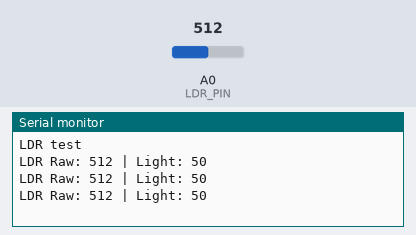
This program was run on a simulated Arduino Uno R4 WiFi. Parts: the last lines printed to the serial monitor. The test bench sets the inputs (shaded band); at power-on: A0 (LDR_PIN) = 512.

Above: at 1.3 s.
1.4 s: A0 (LDR_PIN) set to 716
At 1.9 s:
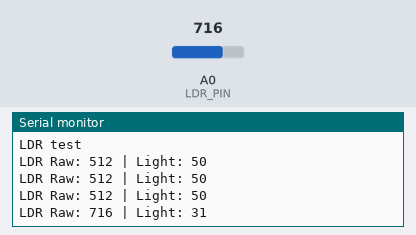
2.9 s: A0 (LDR_PIN) set to 900
At 3.4 s:
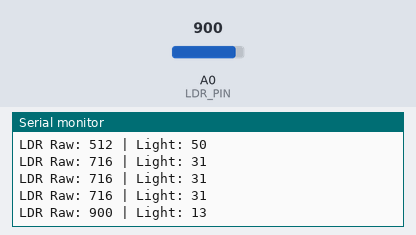
Timing chart, 0 to 5.9 s (numbered marks = the images above; inputs shaded):
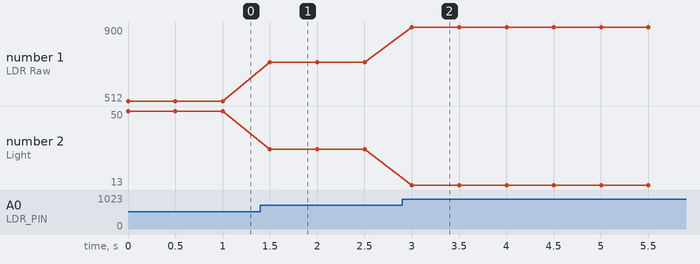

Measured:
- after the input at 1.4 s, the serial monitor: prints a new line after 0.10 s (image 1)
- after the input at 2.9 s, the serial monitor: prints a new line after 0.10 s (image 2)
- plotted number 1: 512 → 716 after the input at 1.4 s, 716 → 900 after the input at 2.9 s
- plotted number 2: 50 → 31 after the input at 1.4 s, 31 → 13 after the input at 2.9 s

The program:

main.cpp
```cpp
/**
 * @file main.cpp
 * @brief Automatic light intensity monitoring - Arduino sketch using an LDR
 *
 * This sketch reads an analog value from an LDR (light-dependent resistor)
 * connected to the analog pin defined by LDR_PIN, converts it into a
 * percentage representing light intensity, and prints the raw and
 * percentage values to the serial console at 500 ms intervals.
 *
 * The code is intentionally small and clear for educational and prototyping
 * use. It demonstrates analogRead, basic mapping, and serial output.
 *
 * @author
 * @date 2026-02-17
 * @version 1.0
 */

#include <Arduino.h>

/**
 * @def LDR_PIN
 * @brief Analog pin to which the LDR (voltage divider) is connected.
 *
 * The LDR should be connected as part of a voltage divider so that the
 * analog input reads a voltage between 0 and Vcc. Use A0 (LDR_PIN) by default.
 */
#define LDR_PIN A0

/**
 * @brief Arduino initialization routine.
 *
 * Sets up the serial port and configures the LDR pin as an input. Prints a
 * single banner line to the serial console to indicate the sketch has started.
 *
 * @note This function is called once by the Arduino framework during startup.
 */
void setup() {
// write your initialization code here
    Serial.begin(9600);
    pinMode(LDR_PIN,INPUT);
    Serial.println("LDR test");

}

/**
 * @brief Main Arduino loop that reads and reports light intensity.
 *
 * Reads the raw analog value from the LDR pin using analogRead(). The raw
 * reading (0..1023) is converted to a simple percentage (0..100) using
 * map(). The raw value and percentage are printed to the serial console.
 * The loop then waits 500 ms before repeating.
 *
 * @details
 * - Raw range: 0 (dark) .. 1023 (bright) depending on wiring and divider.
 * - The map() call inverts the percentage so that 0 -> 100% (bright) and
 *   1023 -> 0% (dark) to provide an intuitive "Light: X%" readout.
 *
 * @note Adjust the map() parameters if your voltage divider produces a
 * different range or polarity.
 */
void loop() {
// write your code here
    int ldrRaw = analogRead(LDR_PIN);
    int lightPercent = map(ldrRaw,0,1023,100,0);
    Serial.print("LDR Raw: ");
    Serial.print(ldrRaw);
    Serial.print(" | Light: ");
    Serial.print(lightPercent);
    Serial.println();
    delay(500);
}
```
